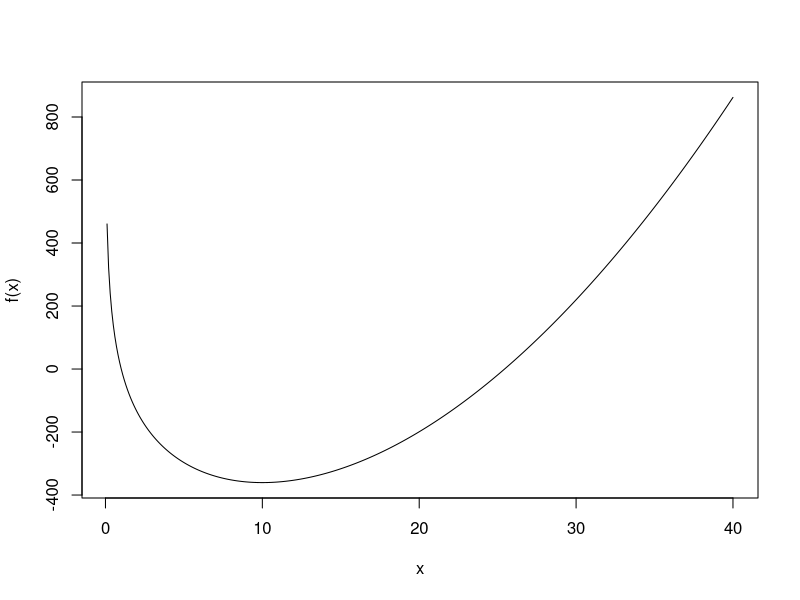

The R script that drew this image:
## ---- chunk 1
newton <- function(par, n, a)
{
  tra = NULL
  last = par
  count = 0
  while(abs(n * last^(n-1) - n*a/last) > 1e-6)  #repeat the process until f' is almost 0 
  {
    now = last - (n * last^(n-1) - n*a/last) / (n*(n-1)*last^(n-2) + n*a/(last^2))
    count = count + 1
    last = now
    tra = c(tra, last)
  }
  return(list(result = last, step = count, trace = tra))
}
# f(x)
fun <- function(x, n, a)
{
  return((x^n - n * a * log(x)))
}

# initial position = 1, n =2, a = 100
x = seq(0.1,40, 0.1) 
plot(x, fun(x, 2, 100), type="l", ylab="f(x)")
newton(1, 2, 100)


## ---- chunk 2
#conjugate gradient
CG<-function(ini.x, A, b)
{
  x = matrix(ini.x)
  v = A %*% x + b
  step = 0
  for(i in 1:nrow(A))
  {
    t = as.numeric(-t(A %*% x + b) %*% v / (t(v) %*% A %*% v))
    x = x + t * v
    step = step + 1
    print(list(step=step, v=v, x=x))
    alpha = as.numeric(t(A %*% x + b) %*% A %*% v / (t(v) %*% A %*% v))
    v = -(A %*% x + b) + alpha * v
  }
}
#BFGS
BFGS <- function(ini.x, ini.H, A, b)
{
  x = ini.x
  H = ini.H
  step = 0
 
  for(i in 1:nrow(A))
  {
    v = -solve(H, A %*% x + b)
    t = -as.numeric(t(A %*% x + b) %*% v / (t(v) %*% A %*% v))
    x2 = x + t * v
    s = t * v
    y = A %*% (x2 - x)
    H = H + y %*% t(y) / as.numeric(t(y) %*% s) - H %*% s %*% t(s) %*% H /
      as.numeric(t(s) %*% H %*% s)
    x = x2
    step = step + 1
    print(list(step=step, H=H, v=v, x=x))
  }
}

A = matrix(c(2,1,1,1),nrow=2)
b = matrix(c(1,1))
x=matrix(c(0,0))
H = diag(2)
v = matrix(c(-1, -1))

CG(x, A, b)
BFGS(x, H, A, b)
## ---- chunk 3
fun <- function(x, A, b)
{
  x = matrix(x)
  result = 0.5 * t(x) %*% A %*% x + t(x) %*% b
  return(as.numeric(result))
}
optim(par=x, fn = fun, A = A, b = b, method = "CG")
optim(par=x, fn = fun, A = A, b = b, method = "BFGS")
